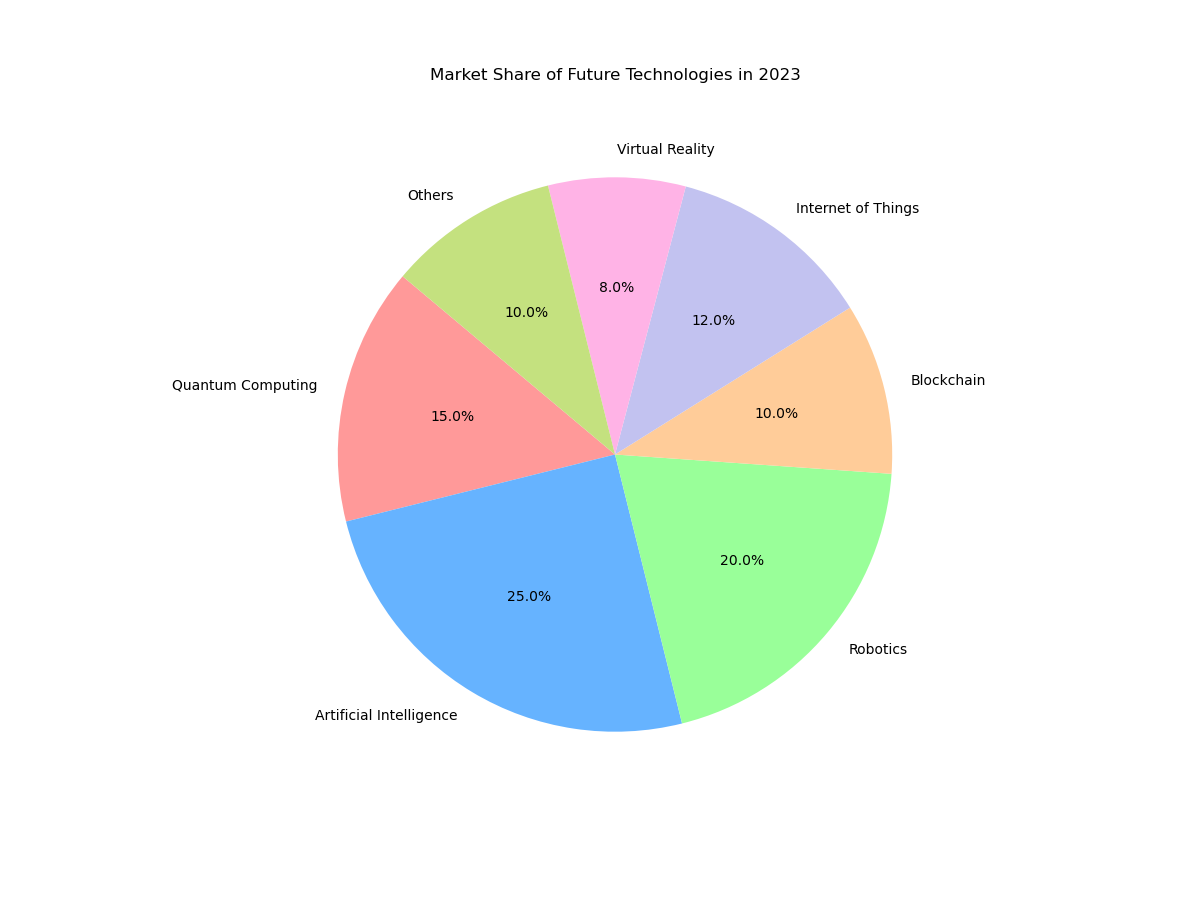

This figure's Python source:

import matplotlib.pyplot as plt

# Data points
technology = ['Quantum Computing', 'Artificial Intelligence', 'Robotics', 'Blockchain', 'Internet of Things', 'Virtual Reality', 'Others']
market_share = [15.0, 25.0, 20.0, 10.0, 12.0, 8.0, 10.0]
colors = ['#ff9999', '#66b3ff', '#99ff99', '#ffcc99', '#c2c2f0', '#ffb3e6', '#c4e17f']

# Create a pie chart
plt.figure(figsize=(12, 9))  # Modify the width and height of the chart
plt.pie(market_share, labels=technology, colors=colors, autopct='%1.1f%%', startangle=140)

# Chart title
plt.title('Market Share of Future Technologies in 2023', pad=20)

# Display the chart
plt.show()
